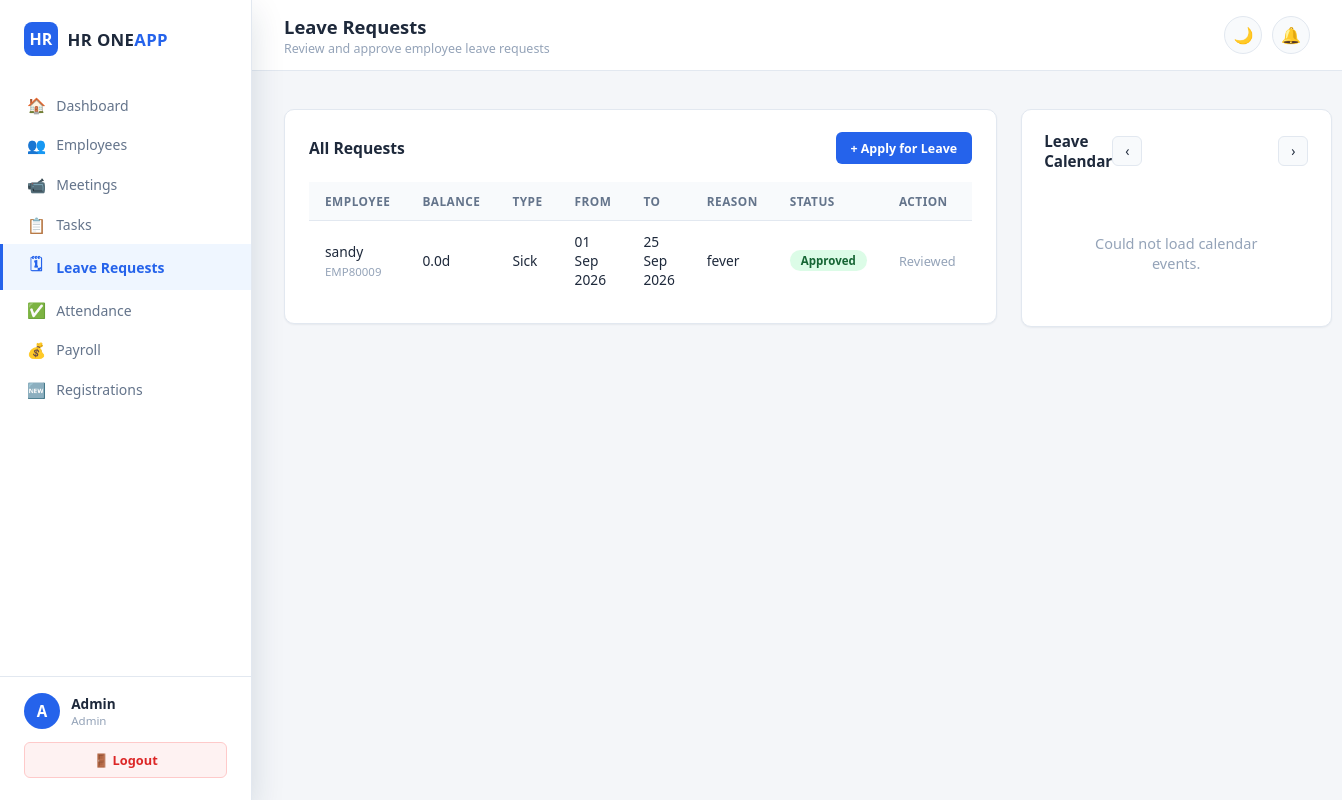
The app's page /leave/ (signed in) with its own data.
### models.py (models this page shows, shortened)
class LeaveRequest(db.Model):
    __tablename__ = 'leave_requests'
    id              = db.Column(db.Integer, primary_key=True)
    employee_id     = db.Column(db.Integer, db.ForeignKey('employees.id'), nullable=False)
    leave_type      = db.Column(db.String(50), nullable=False)
    from_date       = db.Column(db.Date, nullable=False)
    to_date         = db.Column(db.Date, nullable=False)
    reason          = db.Column(db.Text)
    status          = db.Column(db.String(20), default='pending')   # pending|approved|rejected
    applied_on      = db.Column(db.DateTime, default=datetime.utcnow)
    reviewed_by     = db.Column(db.Integer, db.ForeignKey('users.id'), nullable=True)
    reviewed_on     = db.Column(db.DateTime)
    days_consumed   = db.Column(db.Float)   # set on approval: 0.5 for half-day, else 1/date in range
    excess_days     = db.Column(db.Float, default=0.0)   # portion that exceeded the employee's balance, if any
    deduction_rate  = db.Column(db.Float)   # admin-entered ₹/day rate applied to excess_days, if any
    deduction_amount= db.Column(db.Float, default=0.0)   # excess_days * deduction_rate
    employee = db.relationship('Employee', backref='leave_requests', lazy=True)

class User(db.Model):
    __tablename__ = 'users'
    id            = db.Column(db.Integer, primary_key=True)
    name          = db.Column(db.String(100), nullable=False)
    email         = db.Column(db.String(150), unique=True, nullable=False)
    password_hash = db.Column(db.String(256), nullable=False)
    role          = db.Column(db.String(20), default='employee')   # admin | hr | employee
    is_active     = db.Column(db.Boolean, default=True)
    approval_status  = db.Column(db.String(20), default='approved')  # approved|pending|rejected
    approved_by      = db.Column(db.Integer, db.ForeignKey('users.id'), nullable=True)
    approved_at      = db.Column(db.DateTime, nullable=True)
    rejection_reason = db.Column(db.String(500), nullable=True)
    created_at    = db.Column(db.DateTime, default=datetime.utcnow)

class Employee(db.Model):
    __tablename__   = 'employees'
    id              = db.Column(db.Integer, primary_key=True)
    user_id         = db.Column(db.Integer, db.ForeignKey('users.id'), nullable=False)
    department_id   = db.Column(db.Integer, db.ForeignKey('departments.id'), nullable=True)
    employee_code   = db.Column(db.String(20), unique=True, nullable=False)
    phone           = db.Column(db.String(15))
    address         = db.Column(db.Text)
    date_of_birth   = db.Column(db.Date)
    date_of_joining = db.Column(db.Date, default=datetime.utcnow)
    designation     = db.Column(db.String(100))
    salary          = db.Column(db.Float, default=0.0)
    probation_end   = db.Column(db.Date)
    contract_end    = db.Column(db.Date)
    leave_balance   = db.Column(db.Float, default=20.0)   # remaining annual leave days; half-day = 0.5
    created_at      = db.Column(db.DateTime, default=datetime.utcnow)
    user = db.relationship('User', backref='employee_profile', lazy=True)

### routes/leave.py (the view, shortened to what this page needs)
@leave_bp.route('/')
@login_required
def index():
    uid, role = session['user_id'], session['user_role']
    page = request.args.get('page', 1, type=int)
    if role == 'admin':
        q = db.session.query(LeaveRequest, Employee, User).join(
            Employee, LeaveRequest.employee_id == Employee.id).join(
            User, Employee.user_id == User.id
        ).order_by(LeaveRequest.applied_on.desc())
    pagination = q.paginate(page=page, per_page=20, error_out=False)
    records = pagination.items
    pending_count = LeaveRequest.query.filter_by(status='pending').count() if role == 'admin' else None
    return render_template('leave/index.html', records=records, pagination=pagination,
                            role=role, pending_count=pending_count)

### templates/leave/index.html (shortened to what this page needs)
{% extends "base.html" %}
{% block page_title %}Leave Requests{% endblock %}
{% block breadcrumb %}<p class="crumb">{{ 'Review and approve employee leave requests' if role == 'admin' else 'Your leave history' }}</p>{% endblock %}
{% block content %}
<div class="two-col">
  <div>
    <div class="card">
      <div class="card-header">
        <div>
          <h3>{{ 'All Requests' if role == 'admin' else 'My Requests' }}</h3>
        </div>
        <a href="{{ url_for('leave.apply') }}" class="btn btn-sm btn-primary">+ Apply for Leave</a>
      </div>
      <div class="table-wrap">
      <table class="table">
        <thead>
          <tr>
            {% if role == 'admin' %}<th>Employee</th><th>Balance</th>{% endif %}
            <th>Type</th><th>From</th><th>To</th><th>Reason</th><th>Status</th>
            {% if role == 'admin' %}<th>Action</th>{% endif %}
          </tr>
        </thead>
        <tbody>
        {% for lr, emp, user in records %}
        <tr>
          {% if role == 'admin' %}
          <td>{{ user.name }}<br/><small style="color:var(--text-faint);">{{ emp.employee_code }}</small></td>
          <td>{{ '%.1f'|format(emp.leave_balance if emp.leave_balance is not none else 20.0) }}d</td>
          {% endif %}
          <td>{{ lr.leave_type | capitalize }}</td>
          <td>{{ lr.from_date.strftime('%d %b %Y') }}</td>
          <td>{{ lr.to_date.strftime('%d %b %Y') }}</td>
          <td>{{ lr.reason or '—' }}</td>
          <td>
            <span class="badge-pill {{ 'badge-green' if lr.status=='approved' else ('badge-red' if lr.status=='rejected' else 'badge-orange') }}">
              {{ lr.status | capitalize }}
            </span>
          </td>
          {% if role == 'admin' %}
          <td>
            {% if lr.status == 'pending' %}
            <a href="{{ url_for('leave.approve', leave_id=lr.id) }}" class="btn btn-sm btn-success">Approve</a>
            <form method="POST" action="{{ url_for('leave.decline', leave_id=lr.id) }}" style="display:inline">
              <button class="btn btn-sm btn-danger">Decline</button>
            </form>
            {% else %}
            <span style="color:var(--text-faint);font-size:.8rem;">Reviewed</span>
            {% endif %}
          </td>
          {% endif %}
        </tr>
        {% else %}
        <tr><td colspan="{{ 8 if role == 'admin' else 5 }}" class="empty-state">No leave requests yet.</td></tr>
        {% endfor %}
        </tbody>
      </table>
      </div>
    </div>
  </div>
  <div class="cal-wrap" id="leave-cal"></div>
</div>
{% endblock %}

### static/css/style.css (style rules this page uses)
:root { --navy: #0f2747; --navy-light: #1e3a5f; --navy-soft: #f0f4f8; --accent: #2563eb; --accent-soft: #eff6ff; --success: #16a34a; --danger: #dc2626; --warning: #d97706; --purple: #7c3aed; --bg: #f4f6f9; --surface: #ffffff; --surface-2: #f8fafc; --border: #e2e8f0; --text: #1e293b; --text-muted: #64748b; --text-faint: #94a3b8; --radius-sm: 6px; --radius: 10px; --radius-lg: 14px; --shadow-sm: 0 1px 2px rgba(15,39,71,.06); --shadow: 0 2px 8px rgba(15,39,71,.08); --shadow-lg: 0 12px 32px rgba(15,39,71,.14); }
* { margin:0;padding:0;box-sizing:border-box; }
html,body { height:100%; }
body { font-family:'Segoe UI',-apple-system,BlinkMacSystemFont,'Inter',sans-serif; background:var(--bg); color:var(--text); transition:background .25s,color .25s; font-size:14.5px; }
a { text-decoration:none;color:inherit; }
.topbar .crumb { font-size:.78rem;color:var(--text-faint);margin-top:1px; }
.card { background:var(--surface);border-radius:var(--radius);padding:1.4rem 1.5rem; box-shadow:var(--shadow-sm);border:1px solid var(--border);margin-bottom:1.5rem; }
.card-header { display:flex;align-items:center;justify-content:space-between;margin-bottom:1.1rem;flex-wrap:wrap;gap:.6rem; }
.card-header h3 { font-size:.98rem;font-weight:700;color:var(--text); }
.two-col { display:grid;grid-template-columns:1.3fr 1fr;gap:1.5rem;align-items:start; }
.table-wrap { overflow-x:auto; }
.table { width:100%;border-collapse:collapse;font-size:.86rem; }
.table th { background:var(--surface-2);padding:.7rem 1rem;text-align:left;font-size:.74rem; color:var(--text-muted);text-transform:uppercase;letter-spacing:.04em;border-bottom:1px solid var(--border); font-weight:700;white-space:nowrap; }
.table td { padding:.7rem 1rem;border-bottom:1px solid var(--border);vertical-align:middle; }
.table tr:last-child td { border-bottom:none; }
.btn { display:inline-flex;align-items:center;gap:.4rem;padding:.62rem 1.25rem; border-radius:var(--radius-sm);font-size:.84rem;font-weight:600;cursor:pointer;border:1px solid transparent; transition:.15s; }
.btn-primary { background:var(--accent);color:#fff; }
.btn-sm { padding:.4rem .85rem;font-size:.78rem; }
.badge-pill { display:inline-block;padding:3px 11px;border-radius:20px;font-size:.72rem;font-weight:700; }
.badge-green { background:#dcfce7;color:#166534; }
.cal-wrap { background:var(--surface);border:1px solid var(--border);border-radius:var(--radius); padding:1.3rem 1.4rem;box-shadow:var(--shadow-sm); }

### records on screen
LeaveRequest: name "sandy", employee_code "EMP80009", leave_type "Sick", from_date "01 Sep 2026", to_date "25 Sep 2026", reason "fever", status "Approved", shows "Reviewed"
Employee: leave_balance "0.0"

### other values on screen
{{ session.user_name[0] | upper }} "A"
{{ session.user_name }} "Admin"
{{ session.user_role | capitalize }} "Admin"
{{ 'All Requests' if role == 'admin' else 'My Requests' }} "All Requests"
